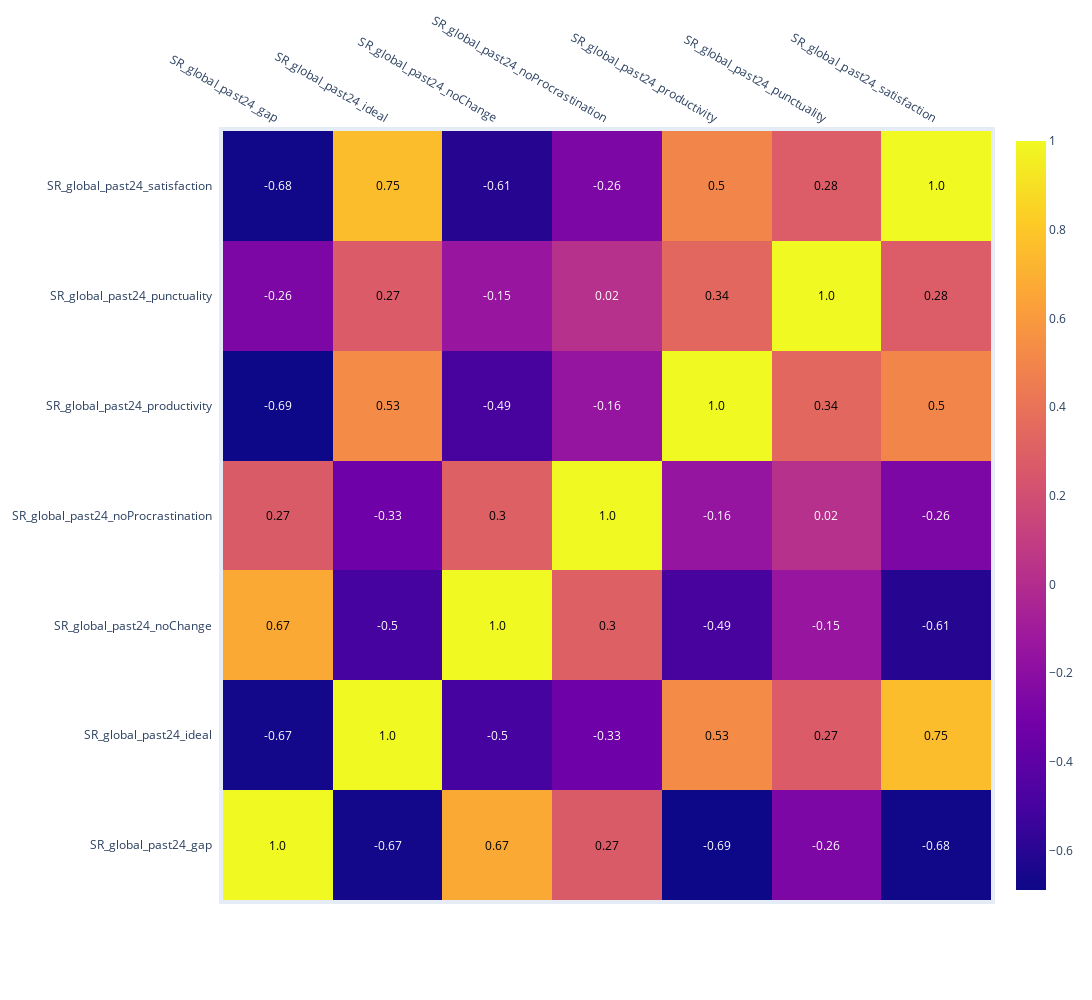

Write notebook code for a chart like this one.
### Markdown cell above
### Plot

### Code cell
# Compute the correlation matrix
corrs = df.iloc[:,2:].corr()

import plotly.figure_factory as ff

fig = ff.create_annotated_heatmap(
    z=corrs.values,
    x=list(corrs.columns),
    y=list(corrs.index),
    annotation_text=corrs.round(2).values,
    showscale=True)

fig.update_layout(
    autosize=False,
    width=1100,
    height=1000,
    margin=dict(
        l=50,
        r=50,
        b=100,
        t=100,
        pad=4
    ),
)


fig.show()

### Figure 1 — Plotly figure (JSON) as saved in the notebook; plotly's stock layout.template omitted (floating-point values rounded to 4 significant figures)
{"data": [{"colorscale": [[0, "#0d0887"], [0.1111, "#46039f"], [0.2222, "#7201a8"], [0.3333, "#9c179e"], [0.4444, "#bd3786"], [0.5556, "#d8576b"], [0.6667, "#ed7953"], [0.7778, "#fb9f3a"], [0.8889, "#fdca26"], [1, "#f0f921"]], "reversescale": false, "showscale": true, "type": "heatmap", "x": ["SR_global_past24_gap", "SR_global_past24_ideal", "SR_global_past24_noChange", "SR_global_past24_noProcrastination", "SR_global_past24_productivity", "SR_global_past24_punctuality", "SR_global_past24_satisfaction"], "y": ["SR_global_past24_gap", "SR_global_past24_ideal", "SR_global_past24_noChange", "SR_global_past24_noProcrastination", "SR_global_past24_productivity", "SR_global_past24_punctuality", "SR_global_past24_satisfaction"], "z": [[1, -0.6708, 0.6684, 0.2711, -0.6893, -0.2645, -0.6793], [-0.6708, 1, -0.5019, -0.3306, 0.5298, 0.2721, 0.7547], [0.6684, -0.5019, 1, 0.298, -0.4948, -0.1469, -0.6082], [0.2711, -0.3306, 0.298, 1, -0.1559, 0.02371, -0.2626], [-0.6893, 0.5298, -0.4948, -0.1559, 1, 0.3414, 0.5022], [-0.2645, 0.2721, -0.1469, 0.02371, 0.3414, 1, 0.2835], [-0.6793, 0.7547, -0.6082, -0.2626, 0.5022, 0.2835, 1]]}], "layout": {"annotations": [{"font": {"color": "#000000"}, "showarrow": false, "text": "1.0", "x": "SR_global_past24_gap", "xref": "x", "y": "SR_global_past24_gap", "yref": "y"}, {"font": {"color": "#FFFFFF"}, "showarrow": false, "text": "-0.67", "x": "SR_global_past24_ideal", "xref": "x", "y": "SR_global_past24_gap", "yref": "y"}, {"font": {"color": "#000000"}, "showarrow": false, "text": "0.67", "x": "SR_global_past24_noChange", "xref": "x", "y": "SR_global_past24_gap", "yref": "y"}, {"font": {"color": "#000000"}, "showarrow": false, "text": "0.27", "x": "SR_global_past24_noProcrastination", "xref": "x", "y": "SR_global_past24_gap", "yref": "y"}, {"font": {"color": "#FFFFFF"}, "showarrow": false, "text": "-0.69", "x": "SR_global_past24_productivity", "xref": "x", "y": "SR_global_past24_gap", "yref": "y"}, {"font": {"color": "#FFFFFF"}, "showarrow": false, "text": "-0.26", "x": "SR_global_past24_punctuality", "xref": "x", "y": "SR_global_past24_gap", "yref": "y"}, {"font": {"color": "#FFFFFF"}, "showarrow": false, "text": "-0.68", "x": "SR_global_past24_satisfaction", "xref": "x", "y": "SR_global_past24_gap", "yref": "y"}, {"font": {"color": "#FFFFFF"}, "showarrow": false, "text": "-0.67", "x": "SR_global_past24_gap", "xref": "x", "y": "SR_global_past24_ideal", "yref": "y"}, {"font": {"color": "#000000"}, "showarrow": false, "text": "1.0", "x": "SR_global_past24_ideal", "xref": "x", "y": "SR_global_past24_ideal", "yref": "y"}, {"font": {"color": "#FFFFFF"}, "showarrow": false, "text": "-0.5", "x": "SR_global_past24_noChange", "xref": "x", "y": "SR_global_past24_ideal", "yref": "y"}, {"font": {"color": "#FFFFFF"}, "showarrow": false, "text": "-0.33", "x": "SR_global_past24_noProcrastination", "xref": "x", "y": "SR_global_past24_ideal", "yref": "y"}, {"font": {"color": "#000000"}, "showarrow": false, "text": "0.53", "x": "SR_global_past24_productivity", "xref": "x", "y": "SR_global_past24_ideal", "yref": "y"}, {"font": {"color": "#000000"}, "showarrow": false, "text": "0.27", "x": "SR_global_past24_punctuality", "xref": "x", "y": "SR_global_past24_ideal", "yref": "y"}, {"font": {"color": "#000000"}, "showarrow": false, "text": "0.75", "x": "SR_global_past24_satisfaction", "xref": "x", "y": "SR_global_past24_ideal", "yref": "y"}, {"font": {"color": "#000000"}, "showarrow": false, "text": "0.67", "x": "SR_global_past24_gap", "xref": "x", "y": "SR_global_past24_noChange", "yref": "y"}, {"font": {"color": "#FFFFFF"}, "showarrow": false, "text": "-0.5", "x": "SR_global_past24_ideal", "xref": "x", "y": "SR_global_past24_noChange", "yref": "y"}, {"font": {"color": "#000000"}, "showarrow": false, "text": "1.0", "x": "SR_global_past24_noChange", "xref": "x", "y": "SR_global_past24_noChange", "yref": "y"}, {"font": {"color": "#000000"}, "showarrow": false, "text": "0.3", "x": "SR_global_past24_noProcrastination", "xref": "x", "y": "SR_global_past24_noChange", "yref": "y"}, {"font": {"color": "#FFFFFF"}, "showarrow": false, "text": "-0.49", "x": "SR_global_past24_productivity", "xref": "x", "y": "SR_global_past24_noChange", "yref": "y"}, {"font": {"color": "#FFFFFF"}, "showarrow": false, "text": "-0.15", "x": "SR_global_past24_punctuality", "xref": "x", "y": "SR_global_past24_noChange", "yref": "y"}, {"font": {"color": "#FFFFFF"}, "showarrow": false, "text": "-0.61", "x": "SR_global_past24_satisfaction", "xref": "x", "y": "SR_global_past24_noChange", "yref": "y"}, {"font": {"color": "#000000"}, "showarrow": false, "text": "0.27", "x": "SR_global_past24_gap", "xref": "x", "y": "SR_global_past24_noProcrastination", "yref": "y"}, {"font": {"color": "#FFFFFF"}, "showarrow": false, "text": "-0.33", "x": "SR_global_past24_ideal", "xref": "x", "y": "SR_global_past24_noProcrastination", "yref": "y"}, {"font": {"color": "#000000"}, "showarrow": false, "text": "0.3", "x": "SR_global_past24_noChange", "xref": "x", "y": "SR_global_past24_noProcrastination", "yref": "y"}, {"font": {"color": "#000000"}, "showarrow": false, "text": "1.0", "x": "SR_global_past24_noProcrastination", "xref": "x", "y": "SR_global_past24_noProcrastination", "yref": "y"}, {"font": {"color": "#FFFFFF"}, "showarrow": false, "text": "-0.16", "x": "SR_global_past24_productivity", "xref": "x", "y": "SR_global_past24_noProcrastination", "yref": "y"}, {"font": {"color": "#FFFFFF"}, "showarrow": false, "text": "0.02", "x": "SR_global_past24_punctuality", "xref": "x", "y": "SR_global_past24_noProcrastination", "yref": "y"}, {"font": {"color": "#FFFFFF"}, "showarrow": false, "text": "-0.26", "x": "SR_global_past24_satisfaction", "xref": "x", "y": "SR_global_past24_noProcrastination", "yref": "y"}, {"font": {"color": "#FFFFFF"}, "showarrow": false, "text": "-0.69", "x": "SR_global_past24_gap", "xref": "x", "y": "SR_global_past24_productivity", "yref": "y"}, {"font": {"color": "#000000"}, "showarrow": false, "text": "0.53", "x": "SR_global_past24_ideal", "xref": "x", "y": "SR_global_past24_productivity", "yref": "y"}, {"font": {"color": "#FFFFFF"}, "showarrow": false, "text": "-0.49", "x": "SR_global_past24_noChange", "xref": "x", "y": "SR_global_past24_productivity", "yref": "y"}, {"font": {"color": "#FFFFFF"}, "showarrow": false, "text": "-0.16", "x": "SR_global_past24_noProcrastination", "xref": "x", "y": "SR_global_past24_productivity", "yref": "y"}, {"font": {"color": "#000000"}, "showarrow": false, "text": "1.0", "x": "SR_global_past24_productivity", "xref": "x", "y": "SR_global_past24_productivity", "yref": "y"}, {"font": {"color": "#000000"}, "showarrow": false, "text": "0.34", "x": "SR_global_past24_punctuality", "xref": "x", "y": "SR_global_past24_productivity", "yref": "y"}, {"font": {"color": "#000000"}, "showarrow": false, "text": "0.5", "x": "SR_global_past24_satisfaction", "xref": "x", "y": "SR_global_past24_productivity", "yref": "y"}, {"font": {"color": "#FFFFFF"}, "showarrow": false, "text": "-0.26", "x": "SR_global_past24_gap", "xref": "x", "y": "SR_global_past24_punctuality", "yref": "y"}, {"font": {"color": "#000000"}, "showarrow": false, "text": "0.27", "x": "SR_global_past24_ideal", "xref": "x", "y": "SR_global_past24_punctuality", "yref": "y"}, {"font": {"color": "#FFFFFF"}, "showarrow": false, "text": "-0.15", "x": "SR_global_past24_noChange", "xref": "x", "y": "SR_global_past24_punctuality", "yref": "y"}, {"font": {"color": "#FFFFFF"}, "showarrow": false, "text": "0.02", "x": "SR_global_past24_noProcrastination", "xref": "x", "y": "SR_global_past24_punctuality", "yref": "y"}, {"font": {"color": "#000000"}, "showarrow": false, "text": "0.34", "x": "SR_global_past24_productivity", "xref": "x", "y": "SR_global_past24_punctuality", "yref": "y"}, {"font": {"color": "#000000"}, "showarrow": false, "text": "1.0", "x": "SR_global_past24_punctuality", "xref": "x", "y": "SR_global_past24_punctuality", "yref": "y"}, {"font": {"color": "#000000"}, "showarrow": false, "text": "0.28", "x": "SR_global_past24_satisfaction", "xref": "x", "y": "SR_global_past24_punctuality", "yref": "y"}, {"font": {"color": "#FFFFFF"}, "showarrow": false, "text": "-0.68", "x": "SR_global_past24_gap", "xref": "x", "y": "SR_global_past24_satisfaction", "yref": "y"}, {"font": {"color": "#000000"}, "showarrow": false, "text": "0.75", "x": "SR_global_past24_ideal", "xref": "x", "y": "SR_global_past24_satisfaction", "yref": "y"}, {"font": {"color": "#FFFFFF"}, "showarrow": false, "text": "-0.61", "x": "SR_global_past24_noChange", "xref": "x", "y": "SR_global_past24_satisfaction", "yref": "y"}, {"font": {"color": "#FFFFFF"}, "showarrow": false, "text": "-0.26", "x": "SR_global_past24_noProcrastination", "xref": "x", "y": "SR_global_past24_satisfaction", "yref": "y"}, {"font": {"color": "#000000"}, "showarrow": false, "text": "0.5", "x": "SR_global_past24_productivity", "xref": "x", "y": "SR_global_past24_satisfaction", "yref": "y"}, {"font": {"color": "#000000"}, "showarrow": false, "text": "0.28", "x": "SR_global_past24_punctuality", "xref": "x", "y": "SR_global_past24_satisfaction", "yref": "y"}, {"font": {"color": "#000000"}, "showarrow": false, "text": "1.0", "x": "SR_global_past24_satisfaction", "xref": "x", "y": "SR_global_past24_satisfaction", "yref": "y"}], "autosize": false, "height": 1000, "margin": {"b": 100, "l": 50, "pad": 4, "r": 50, "t": 100}, "width": 1100, "xaxis": {"autorange": true, "dtick": 1, "gridcolor": "rgb(0, 0, 0)", "range": [-0.5, 6.5], "side": "top", "ticks": "", "type": "category"}, "yaxis": {"autorange": true, "dtick": 1, "range": [-0.5, 6.5], "ticks": "", "ticksuffix": "  ", "type": "category"}}}
